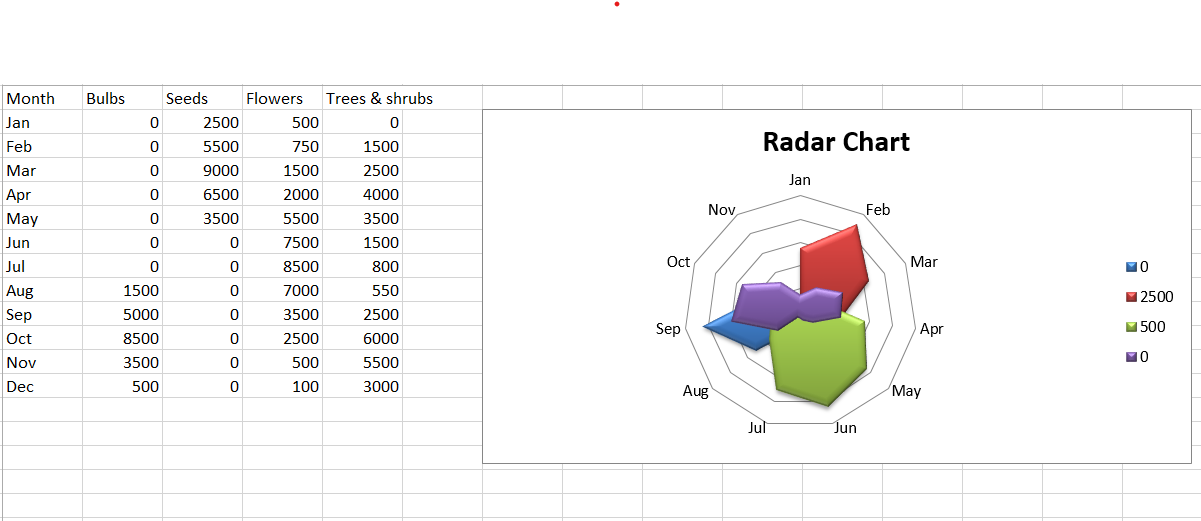

Write Python code to recreate this figure.
# import Workbook from openpyxl
from openpyxl import Workbook

# import RadarChart, Reference from openpyxl.chart sub_module .
from openpyxl.chart import RadarChart, Reference

# Call a Workbook() function of openpyxl
# to create a new blank Workbook object
wb = Workbook()

# Get workbook active sheet
# from the active attribute.
ws = wb.active

# data given
data = [
	['Month', "Bulbs", "Seeds", "Flowers", "Trees & shrubs"],
	['Jan', 0, 2500, 500, 0, ],
	['Feb', 0, 5500, 750, 1500],
	['Mar', 0, 9000, 1500, 2500],
	['Apr', 0, 6500, 2000, 4000],
	['May', 0, 3500, 5500, 3500],
	['Jun', 0, 0, 7500, 1500],
	['Jul', 0, 0, 8500, 800],
	['Aug', 1500, 0, 7000, 550],
	['Sep', 5000, 0, 3500, 2500],
	['Oct', 8500, 0, 2500, 6000],
	['Nov', 3500, 0, 500, 5500],
	['Dec', 500, 0, 100, 3000 ],
]

# write content of each row in 1st and 2nd
# column of the active sheet respectively .
for row in data:
	ws.append(row)

# Create object of RadarChart class
chart = RadarChart()

# filled type of radar chart
chart.type = "filled"

# create data for plotting
labels = Reference(ws, min_col = 1, min_row = 2, max_row = 13)
data = Reference(ws, min_col = 2, max_col = 5, min_row = 2, max_row = 13)

# adding data to the Radar chart object
chart.add_data(data, titles_from_data = True)

# set labels in the chart object
chart.set_categories(labels)

# set the title of the chart
chart.title = "Radar Chart"

# set style of the chart
chart.style = 26

# delete y axis from the chart
chart.y_axis.delete = True

# add chart to the sheet
# the top-left corner of a chart
# is anchored to cell G2 .
ws.add_chart(chart, "G2")

# save the file
wb.save("Radar.xlsx")
